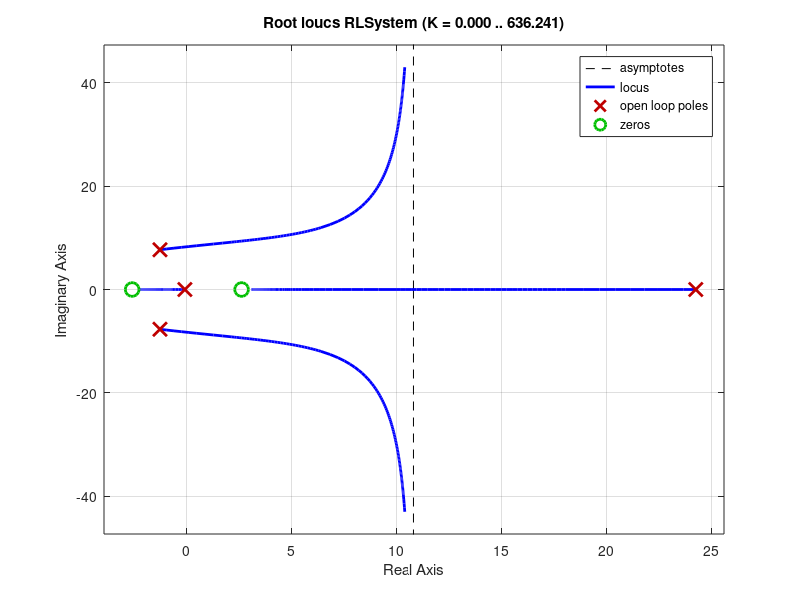

Write MATLAB code to recreate this figure. (Note: this script raises an error after producing the figure.)
t_r = 3;     %seconds, or less
t_s = 7.5;   %seconds, or less
zeta_min = 0.78; %or more, up to 1
zeta_max = 0.99;
zeta_add = 1;
zeta = [zeta_min zeta_max zeta_add];

omega_n = 4/(zeta_min*t_s);
omega_d = omega_n*sqrt(1-zeta_min*zeta_min);

wn = 0;

s = tf('s');

D = s^4 - 21.61*s^3 -3.416*s^2 -1478*s -138.9;
N = 3.097*s^2 - 21.07;

RLSystem = N/D;

figure(1)
rlocus(RLSystem)
sgrid(zeta,0)
[Kk,poles]=rlocfind(RLSystem);
Kk
%RLSystemUnity = feedback(Kk*RLSystem,1);
%step(RLSystemUnity)